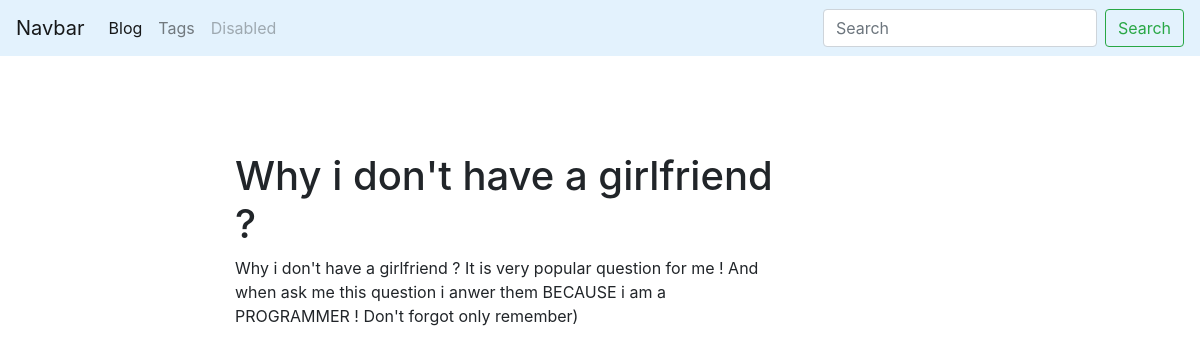
The app's page /blog/post/why-i-dont-have-a-girlfriend-1548614905/ with its own data.
### blog/models.py (models this page shows, shortened)
class Post(models.Model):
    title = models.CharField(max_length=255,db_index=True)
    slug = models.SlugField(max_length=100,unique=True,blank=True)
    body = models.TextField(blank=True,db_index=True)
    date_pub = models.DateTimeField(auto_now_add=True)
    tags = models.ManyToManyField('Tag',blank=True,related_name='posts')
    class Meta:
        ordering = ['-date_pub']

### blog/views.py (the view)
# urls.py: path('post/<str:slug>/',PostDetail.as_view(),name='post_detail_url'),
class PostDetail(ObjectDetailMixin,View):
    model = Post
    template = 'blog/post_detail.html'

### blog/utils.py (called while the page is built)
    def get(self,request,slug):
        obj = get_object_or_404(self.model,slug__iexact=slug)
        return render(request,self.template,context={self.model.__name__.lower():obj,'admin_object':obj,'detail':True})

### blog/templates/blog/post_detail.html (shortened to what this page needs)
{% extends 'blog/base_blog.html' %}
{% block content %}
    <h1 class='mt-5'>
      {{post.title}}
    </h1>
    <p>
      {{post.body}}
    </p>
{% endblock %}

### records on screen
Post: title "Why i don't have a girlfriend ?", body "Why i don't have a girlfriend ? It is very popular question for me ! And when ask me this question i anwer them BECAUSE i am a PROGRAMMER ! Don't forgot only remember)"
